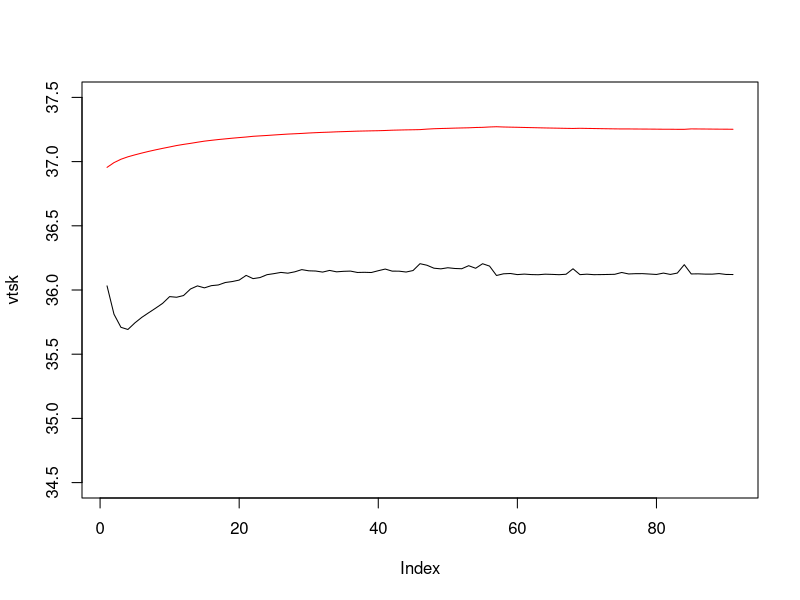

Here is the R script that generated this plot:
svp <- function (x){    #function to convert saturation vapour pressure units
    svp = 6.11*10^((7.5*x)/(237.7+x))    #saturation vapour pressure (hpa)
    svp_m = 0.750061683 * svp             #svp in  mmhg
    return (svp_m)
}

sub <- function(tav,trv,vv){

    # Initial temperatures
    tcl = 34        # T of clothes
    tr = 58         # Tmrt
    rh = 0.6
    tcr = 36.9
    tsk = 36
    ta = 28
    ttsk = 33.7     # setpoint tsk
    ttcr = 36.8     # setpoint tcr
    ttbm = 36
    pa = 2.25       # mmHg vapour pressure
    tclold = tcl       #initialization
    v = 0.2           #m/s

    # Clothing related
    chclo = 0.57    # pants + t-shirt
    facl = 1.0      # surface enlargement?

    # Vascular
    skbf = 6.3
    skbfl = 90 # L/m2/hr

    # Sweat
    regswl = 500
    csw = 170 # g/m2/hr
    cdil = 200 #litres/(m2/h/K)
    cstr = 0.1
    sweat = 0

    # Metabolism and activity
    mets = 2.9
    bmr = 58.2
    rm = bmr * mets
    act = rm
    me = 0.2
    wk = 0.2 * rm

    # Body metrics
    ht = 1.81
    wt = 70
    adu = 1.8
    alpha = 0.044 + 0.35/ (skbf-0.1386)

    esk = 1
    bz = 0.1

    # Time
    time = 0.0      # init
    exp_time = 30.0 # mins
    interval = 20   # seconds
    steps = exp_time*60/interval

    # Variable vectors
    vtsk = c()
    vtcr = c()

    while (time < 1.0){
        dtim = 1.0 / steps
        time = time + dtim
        index = time*steps
        print(index)
        
        #dynamic weather
        ta = tav[index]
        tr = trv[index]
        v = vv[index]
        #####
        # Radiative and convective
        ####
        chc=8.6*v**0.5
        chr = 4*0.72*5.67*10^-8*((tcl+tr)/2+273.15)^3
        tcl = (chclo*tsk+facl*(chc*ta+chr*tr))/(chclo+facl*(chc+chr))
        while (abs(tcl-tclold) > 0.01){
            chr = 4*0.72*5.67*10^-8*((tcl+tr)/2+273.15)^3
            tcl = (chclo*tsk+facl*(chc*ta+chr*tr))/(chclo+facl*(chc+chr))
            print (tcl)
            tclold=tcl
        }
        # heat flow from clothing to environment
        dry = facl*(chc*(tcl-ta)+chr*(tcl-tr))   # R + C negative = gain
        cat("R+C:",dry,"\n")
        # dry and latent respiratory heat losses
        eres = 0.017251 * rm * (5.8662-pa)      # evaporative loss from respiration
        #eres2=0.0023*rm*(44-rh*svp(ta))  #1971 formulation
        cat("eres",eres,"\n")
        cres=0.0014 * rm * (34.0-ta) # *ata*ff  # convective loss from respiration
        cat("cres",cres,"\n")
        # heat flows to skin and core
        hfsk=(tcr-tsk)*(5.28+1.163*skbf)-dry-esk

        cat ("esk:",esk,'\n')
        cat ("tcr-tsk",tcr-tsk,'\n')
        cat ("skbf:",skbf,'\n')
        cat("hfsk:",hfsk,'\n')
        hfcr=rm-(tcr-tsk)*(5.28+1.163*skbf)-cres-eres-wk
        cat("hfcr:",hfcr,'\n')

        # thermal capacities
        tccr = 58.2*(1-alpha)*wt
        tcsk = 58.2*alpha*wt

        # temperature change in 1 min
        dtsk = (hfsk*adu)/tcsk
        cat ("dtsk:",dtsk,'\n')
        dtcr = (hfcr*adu)/tccr
        tsk = tsk+dtsk
        tcr = tcr+dtcr

        if (tsk>ttsk) {
          warms = tsk - ttsk
          colds = 0
        }
        else {
          colds = ttsk - tsk
          warms = 0
        }

        if (tcr > ttcr) {
          warmc = tcr - ttcr
          coldc = 0
        }
        else{
          coldc = ttcr - tcr
          warmc = 0
        }

        ttbm = bz * ttsk+(1-bz)*ttcr
        tbm = alpha * tsk + (1-alpha)*tcr
        if (tbm > ttbm){
          warmb = tbm - ttbm
          coldb = 0
        }
        else{
          coldb = ttbm - tbm
          warmb = 0
        }

        # temperature regulation

        dilat = cdil*warmc
        stric = cstr*colds
        skbf = (6.3+dilat)/(1+stric)
        # limits
        if (skbf < 0.5) {skbf = 0.5}
        if (skbf > skbfl) {skbf = skbfl}

        # skin-core proportion changes with blood flow
        alpha = 0.0417737+ 0.7451832/(skbf+0.58517)

        cat('warms',warms,'\n')
        #sweating regulation
        regsw = csw*warmb*exp(warms/10.7)
        if (regsw > regswl) {
          regsw = regswl
        }
        ersw = 0.68 * regsw

        #shivering
        rm = act + 19.4 * colds*coldc
        cat('rm:',rm,'\n')

        #evaporation
        lr=15.1512*(tsk+273.15)/273.15
        im = 1
        icl = 1
        rt = (1/im) * (1/(lr*facl*chc)+1/(lr*chclo*icl))

        emax = (1/rt)*(svp(tsk)-pa)

        cat('ersw:',ersw,'emax:',emax,'\n')
        prsw = ersw / emax

        pdif = (1-prsw)*0.06
        edif = pdif*emax
        esk = ersw + edif
        sweat = sweat + (esk*adu/0.7)*(interval/3600) #g/timestep
        pwet = esk/emax

        #dripping sweat
        eveff = 1

        if (pwet >= eveff & emax >= 0){
            pwet = eveff
            prsw = (eveff-0.06)/.94
            ersw = prsw / emax
            pdif = (1-prsw)*0.06
            edif = pdif*emax
            esk = ersw + edif
        }

        if (emax < 0) {
            pdif = 0
            edif = 0
            esk = emax
            pwet = eveff
            prsw = eveff
            ersw= 0
        }
        edrip = (regsw*0.68-prsw*emax)/0.68
        if (edrip < 0) {edrip = 0}

        #vapour pressure at skin
        vpsk = pwet * svp(tsk)+(1-pwet)*pa
        # rh at skin
        rhsk = vpsk/svp(tsk)
        cat("tsk:",tsk,"\n")
        vtsk <- c(vtsk,tsk)
        vtcr <- c(vtcr,tcr)
        }
        plot(vtsk,type="l",ylim=c(34.5,37.5))
        lines(vtcr,col="red")
        cat('sweat',sweat,'\n')
    }

  sub2 <- function(){

    ctc = chc + chr
    to = ta + erf / ctc
    cloe = clo - (facl - 1)/(0.155 * facl * ctc)
    fcle = 1/(1 + 0.155 * ctc * cloe)
    fpcl = 1/(1 + (0.155/icl) * chc * chloe )

    hsk = ctc * fcle * (tsk - to) + pwet * lr * chc * fpcl * (svp(tsk) - pa)

    et = tsk - hsk / (ctc * fcle)

    # approximate ET*
    while (err >= 0) {
      et = et + 0.1
      err = hsk - ctc * fcle * (tsk - et) - pwet * lr * chc * fpcl * (svp(tsk) - svp(et)/2)
    }

    # SET*
    chrs = chr
    chcs = 5.66 * (act/58.2-0.85)^0.39
    if (chcs < 3) {
      chcs = 3
    }

    rn = rm -wk
    clos = 1.3264/(rn/58.15+0.7383)-0.0953
    kclos = 0.25
    facls = 1+kclos + clos
    ctcs = chrs + chcs
    cloes = clos - (facls -1)/(0.155*facls*ctcs)
    fcles = 1/(1+0.155*ctcs*cloes)
    fpcls = 1/(1+(0.155/0.45)*chcs*cloes)

  }

  tav = c(rep(30,45),rep(28,45))  
  trv = c(runif(45,30,40),rep(58,10),rep(28,35))  
  vv  = runif(90,0,2)

  sub(tav,trv,vv)
  #sub2()
